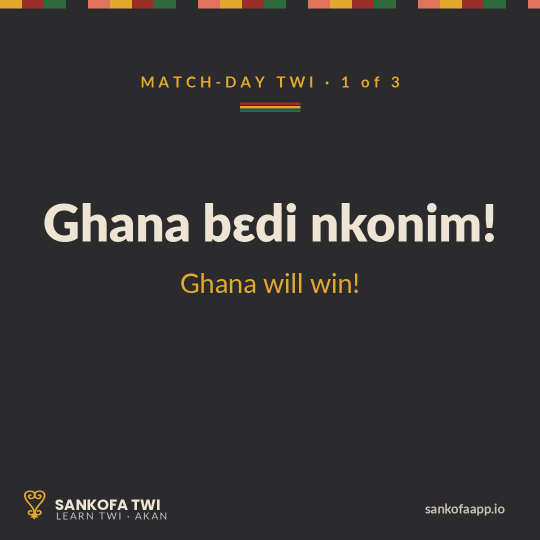
#> input picture marketing/instagram/carousel/2_phrase.png, 1080 x 1080 px, given in place of app_icon_foreground.png, which was not available (shown at 1/2 size)
$ python generate_posts.py
#> lines starting #> are read from the running program, lines starting #| are printed output that depends on the picture; pictures that were not available may be replaced by others from this repository, and a replacement may not be noted
#!/usr/bin/env python3
"""Sankofa Twi — Instagram post generator (4 pillars, 3x3 launch grid)."""
from PIL import Image, ImageDraw, ImageFont, ImageChops
import os

CHAR=(43,43,45);   CREAM=(237,228,211); TERRA=(190,82,53)
GOLD=(227,169,44); RED=(155,45,42);     GREEN=(46,107,59)
TERRACOTTA=(226,114,91); SLATE=(120,126,133)
KENTE=[GOLD,RED,GREEN,CHAR,TERRACOTTA]
S=1080
FD="/usr/share/fonts/truetype"
POP_B=f"{FD}/google-fonts/Poppins-Bold.ttf"
LATO=f"{FD}/lato/Lato-Regular.ttf"; LATO_B=f"{FD}/lato/Lato-Bold.ttf"
LATO_L=f"{FD}/lato/Lato-Light.ttf"; LATO_BLK=f"{FD}/lato/Lato-Black.ttf"
LATO_IT=f"{FD}/lato/Lato-Italic.ttf"
GLYPH_DIR="/tmp/glyphs"; ICON="../../app/assets/icon/app_icon_foreground.png"
def F(p,s): return ImageFont.truetype(p,s)

def kente_bar(d,x,y,w,h,unit=44):
    i=0;cx=x
    while cx<x+w: d.rectangle([cx,y,min(cx+unit,x+w),y+h],fill=KENTE[i%5]);cx+=unit;i+=1
def tracked(d,pos,text,font,fill,tracking=6,anchor_center=None):
    x,y=pos
    if anchor_center is not None:
        tw=sum(d.textlength(c,font=font)+tracking for c in text)-tracking; x=anchor_center-tw/2
    for c in text: d.text((x,y),c,font=font,fill=fill); x+=d.textlength(c,font=font)+tracking
def center(d,cx,y,t,f,fill): d.text((cx-d.textlength(t,font=f)/2,y),t,font=f,fill=fill)
def wrap(d,text,font,maxw):
    words=text.split();lines=[];cur=""
    for w in words:
        t=(cur+" "+w).strip()
        if d.textlength(t,font=font)<=maxw:cur=t
        else:lines.append(cur);cur=w
    if cur:lines.append(cur)
    return lines
def center_block(d,cx,y,lines,font,fill,lh):
    for ln in lines: center(d,cx,y,ln,font,fill);y+=lh
    return y
def recolor(png,color):
    im=Image.open(png).convert("RGBA");a=im.getchannel("A")
    o=Image.new("RGBA",im.size,color+(0,));o.putalpha(a);return o
def brand_glyph(color):
    fg=Image.open(ICON).convert("RGBA");L=fg.convert("L");sa=fg.getchannel("A")
    op=sa.point(lambda p:255 if p>127 else 0);lo,hi=95,155
    a=L.point(lambda p:255 if p<=lo else (0 if p>=hi else int(255*(hi-p)/(hi-lo))))
    a=ImageChops.multiply(a,op);g=Image.new("RGBA",fg.size,color+(0,));g.putalpha(a)
    return g.crop(a.getbbox())
def paste_fit(base,glyph,cx,cy,box):
    gw,gh=glyph.size;sc=min(box/gw,box/gh);nw,nh=int(gw*sc),int(gh*sc)
    base.alpha_composite(glyph.resize((nw,nh),Image.LANCZOS),(int(cx-nw/2),int(cy-nh/2)))
def frame(bg):
    img=Image.new("RGBA",(S,S),bg+(255,));d=ImageDraw.Draw(img);kente_bar(d,0,0,S,16)
    fg=CREAM if bg==CHAR else CHAR;mut=(200,196,188) if bg==CHAR else SLATE
    paste_fit(img,brand_glyph(GOLD if bg==CHAR else TERRA),70,S-70,58)
    d.text((110,S-92),"SANKOFA TWI",font=F(POP_B,30),fill=fg)
    tracked(d,(112,S-58),"LEARN TWI · AKAN",F(LATO,20),mut,tracking=3)
    rt="sankofaapp.io";f=F(LATO_B,26);d.text((S-70-d.textlength(rt,font=f),S-74),rt,font=f,fill=mut)
    return img,d,fg,mut

def word_of_day(word,pron,meaning,tip,bg=CHAR,fname="wotd"):
    img,d,fg,mut=frame(bg);cx=S/2
    tracked(d,(0,150),"TWI · WORD OF THE DAY",F(LATO_B,30),TERRA if bg==CREAM else GOLD,8,cx)
    d.line([cx-40,205,cx+40,205],fill=TERRA,width=4)
    fs=180
    while fs>90 and d.textlength(word,font=F(LATO_BLK,fs))>S-160: fs-=6
    center(d,cx,300,word,F(LATO_BLK,fs),fg)
    center(d,cx,300+fs+20,f"/ {pron} /",F(LATO_IT,44),GOLD if bg==CHAR else TERRA)
    center(d,cx,300+fs+95,meaning,F(LATO,52),fg)
    bx0,bx1,by0=120,S-120,758
    tip_f=F(LATO,30); tip_lines=wrap(d,tip,tip_f,bx1-bx0-68)[:3]
    by1=by0+74+len(tip_lines)*42+18          # auto-height to fit all lines
    d.rounded_rectangle([bx0,by0,bx1,by1],radius=28,outline=TERRA,width=3)
    tracked(d,(bx0+34,by0+26),"CHALE TIP",F(LATO_B,24),TERRA,4)
    yy=by0+74
    for ln in tip_lines: d.text((bx0+34,yy),ln,font=tip_f,fill=fg);yy+=42
    img.convert("RGB").save(f"posts/{fname}.png");return f"posts/{fname}.png"

def adinkra(name,tagline,desc,glyph_png=None,brand=False,bg=CREAM,fname="adinkra"):
    img,d,fg,mut=frame(bg);cx=S/2
    tracked(d,(0,150),"ADINKRA WISDOM",F(LATO_B,30),TERRA if bg==CREAM else GOLD,8,cx)
    d.line([cx-40,205,cx+40,205],fill=TERRA,width=4)
    gcol=GOLD if bg==CHAR else CHAR
    g=brand_glyph(gcol) if brand else recolor(glyph_png,gcol)
    paste_fit(img,g,cx,410,300)
    center(d,cx,600,name,F(POP_B,84),fg)
    center(d,cx,710,f"“{tagline}”",F(LATO_IT,44),TERRA if bg==CREAM else GOLD)
    center_block(d,cx,795,wrap(d,desc,F(LATO,32),S-220)[:3],F(LATO,32),mut,44)
    img.convert("RGB").save(f"posts/{fname}.png");return f"posts/{fname}.png"

def culture(title,rows,footnote,bg=CHAR,fname="culture"):
    img,d,fg,mut=frame(bg);cx=S/2
    tracked(d,(0,150),"CULTURE NOTE",F(LATO_B,30),TERRA if bg==CREAM else GOLD,8,cx)
    d.line([cx-40,205,cx+40,205],fill=TERRA,width=4)
    y=270
    for ln in wrap(d,title,F(POP_B,66),S-180): center(d,cx,y,ln,F(POP_B,66),fg);y+=82
    y+=30
    for left,right in rows:
        d.text((160,y),left,font=F(LATO_B,40),fill=GOLD if bg==CHAR else TERRA)
        rf=F(LATO,40);d.text((S-160-d.textlength(right,font=rf),y),right,font=rf,fill=fg)
        d.line([160,y+58,S-160,y+58],fill=(70,70,72) if bg==CHAR else (215,208,193),width=2);y+=78
    center(d,cx,y+30,footnote,F(LATO_IT,34),TERRA if bg==CREAM else GOLD)
    img.convert("RGB").save(f"posts/{fname}.png");return f"posts/{fname}.png"

def intro(fname="00_intro"):
    img,d,fg,mut=frame(CHAR);cx=S/2
#> in brand_glyph, `sa = fg.getchannel('A')`: sa: PIL image 1080x1080 L; every value is 255
#> in brand_glyph, `g.putalpha(a)`:
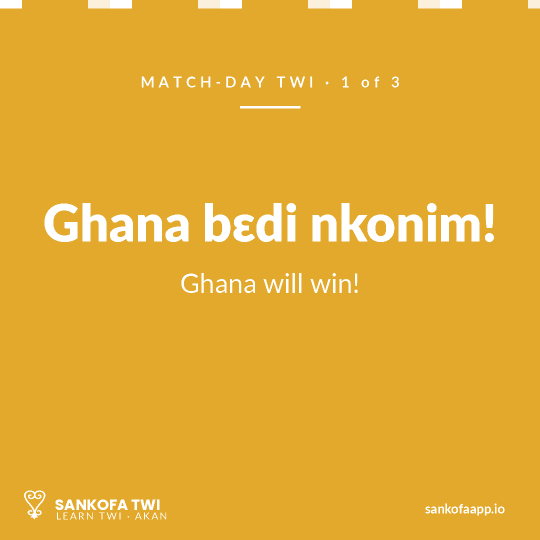
#> g: PIL image 1080x1080 RGBA (shown at 1/2 size); mean R, G, B, A 227, 169, 44, 244.5; transparent parts drawn white
#> in paste_fit, `gw, gh = glyph.size`: gw = 1080
#> in paste_fit, `sc = min(box / gw, box / gh)`: sc = 0.0537
#> in paste_fit, `nw, nh = (int(gw * sc), int(gh * sc))`: nw = 58
#> after `img, d, fg, mut = frame(CHAR)`: fg = (237, 228, 211); mut = (200, 196, 188)
    paste_fit(img,brand_glyph(GOLD),cx,360,300)
    center(d,cx,560,"Akwaaba.",F(POP_B,120),CREAM)
    center(d,cx,710,"Learn Twi. Reclaim your roots.",F(LATO_L,46),CREAM)
    label="JOIN THE BETA  ·  sankofaapp.io";f=F(LATO_B,32);tw=d.textlength(label,font=f)
#> after `tw = d.textlength(label, font=f)`: tw = 465
    d.rounded_rectangle([cx-tw/2-40,812,cx+tw/2+40,884],radius=36,fill=TERRA)
    d.text((cx-tw/2,830),label,font=f,fill=(255,255,255))
    img.convert("RGB").save(f"posts/{fname}.png");return f"posts/{fname}.png"

os.makedirs("posts",exist_ok=True);paths=[]
paths.append(intro("00_intro"))
paths.append(adinkra("Sankofa","Go back and fetch it.",
    "Learn from the past to build the future. From the proverb: it is not taboo to return for what you left behind.",
    brand=True,bg=CREAM,fname="01_adinkra_sankofa"))
#> call 3 of brand_glyph, with color = (190, 82, 53)
#> in brand_glyph (call 3), `g.putalpha(a)`:
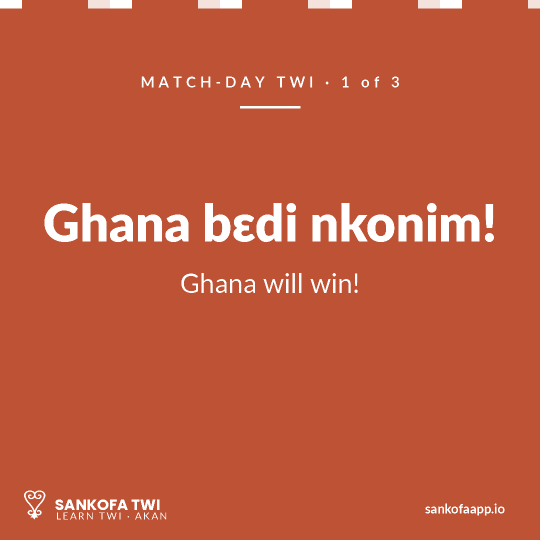
#> g: PIL image 1080x1080 RGBA (shown at 1/2 size); mean R, G, B, A 190, 82, 53, 244.5; transparent parts drawn white
#> in adinkra, `img, d, fg, mut = frame(bg)`: fg = (43, 43, 45); mut = (120, 126, 133)
#> after the loop in center_block, `for ln in lines: center(d,cx,y,ln,font,fill);y+=lh`: y = 883
paths.append(word_of_day("Akwaaba","ah-KWAA-ba","Welcome",
    "The first word you'll hear at the airport. Say it back with a smile.",bg=CHAR,fname="02_wotd_akwaaba"))
#> in word_of_day, `img, d, fg, mut = frame(bg)`: fg = (237, 228, 211); mut = (200, 196, 188)
#> after the loop in word_of_day, `while fs>90 and d.textlength(word,font=F(LATO_BLK,fs))>S-160: fs-=6`: fs = 180
#> in word_of_day, `tip_lines = wrap(d, tip, tip_f, bx1 - bx0 - 68)[:3]`: tip_lines = 2 items
#> in word_of_day, `by1=by0+74+len(tip_lines)*42+18`: by1 = 934
#> the loop in word_of_day, `for ln in tip_lines: d.text((bx0+34,yy),ln,font=tip_f,fill=fg);yy+=42` made 2 passes
#> yy on pass 1: 874
#> (ln, yy) on pass 2: ('smile.', 916)
#> after the loop in word_of_day, `for ln in tip_lines: d.text((bx0+34,yy),ln,font=tip_f,fill=fg);yy+=42`: yy = 916
paths.append(culture("What's your Akan day name?",
    [("Monday","Kwadwo / Adwoa"),("Wednesday","Kwaku / Akua"),("Friday","Kofi / Afua"),("Saturday","Kwame / Ama")],
    "Find your kra din in the app.",bg=CREAM,fname="03_culture_daynames"))
#> in culture, `img, d, fg, mut = frame(bg)`: fg = (43, 43, 45); mut = (120, 126, 133)
#> the loop in culture, `for ln in wrap(d,title,F(POP_B,66),S-180): center(d,cx,y,ln,F(POP_B,66..` made 2 passes
#> (ln, y) on passes 1 to 2: ("What's your Akan day", 352), ('name?', 434)
#> after the loop in culture, `for ln in wrap(d,title,F(POP_B,66),S-180): center(d,cx,y,ln,F(POP_B,66..`: y = 434
#> in culture, `y+=30`: y = 464
#> the loop in culture, `for left,right in rows:` made 4 passes
#> y on passes 1 to 4: 542, 620, 698, 776
#> after the loop in culture, `for left,right in rows:`: y = 776
paths.append(adinkra("Gye Nyame","Except God.",
    "The most beloved Adinkra symbol — the omnipotence of God. It even features on Ghana's 200 cedi note.",
    glyph_png=f"{GLYPH_DIR}/gyenyame.png",bg=CHAR,fname="04_adinkra_gyenyame"))
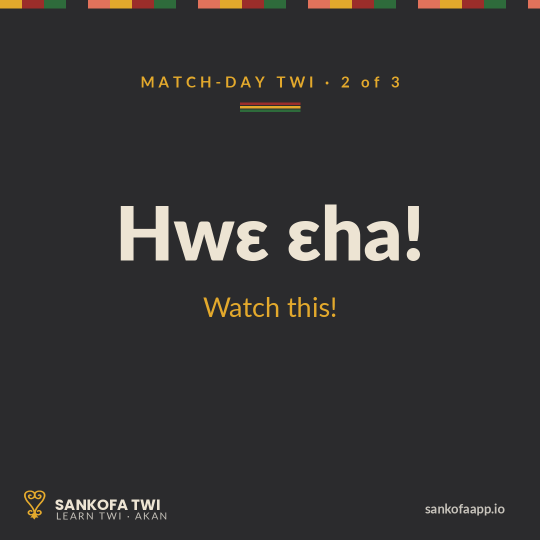
#> input picture marketing/instagram/carousel/3_phrase.png, 1080 x 1080 px, given in place of gyenyame.png, which was not available (shown at 1/2 size)
paths.append(word_of_day("Medaase","meh-DAA-si","Thank you",
    "Add 'paa' for extra warmth: Medaase paa = thank you very much.",bg=CREAM,fname="05_wotd_medaase"))
#> call 2 of word_of_day, with word = 'Medaase', pron = 'meh-DAA-si', meaning = 'Thank you', bg = (237, 228, 211), fname = '05_wotd_medaase'
#> in word_of_day (call 2), `img, d, fg, mut = frame(bg)`: fg = (43, 43, 45); mut = (120, 126, 133)
#> after the loop in word_of_day (call 2), `while fs>90 and d.textlength(word,font=F(LATO_BLK,fs))>S-160: fs-=6`: fs = 180
#> the loop in word_of_day (call 2), `for ln in tip_lines: d.text((bx0+34,yy),ln,font=tip_f,fill=fg);yy+=42` made 2 passes
#> after the loop in word_of_day (call 2), `for ln in tip_lines: d.text((bx0+34,yy),ln,font=tip_f,fill=fg);yy+=42`: yy = 916
#> in word_of_day (call 2), `img.convert('RGB').save(f'posts/{fname}.png')`:
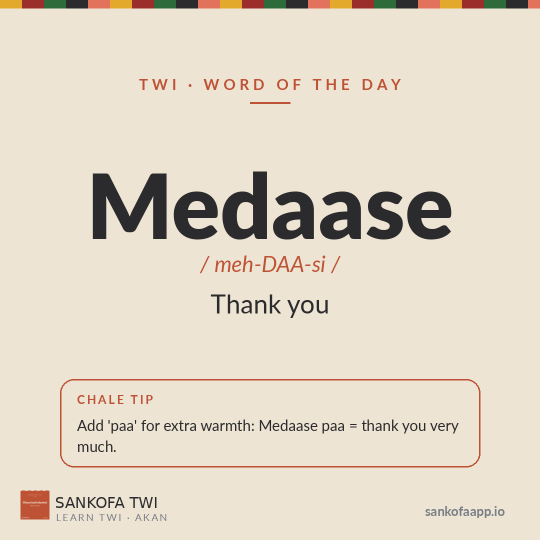
#> saved as 05_wotd_medaase.png: PIL image 1080x1080 RGB (shown at 1/2 size); mean R, G, B 225.8, 215.4, 198.8
paths.append(word_of_day("Ɛte sɛn?","eh-TEH-sen","How are you?",
    "Reply 'Ɛyɛ' (eh-YEH) — 'I'm good.' Your first full exchange.",bg=CHAR,fname="06_wotd_etesen"))
paths.append(adinkra("Dwennimmen","Strength in humility.",
    "The ram's horns: even the strong stay humble. It anchors the University of Ghana's crest.",
    glyph_png=f"{GLYPH_DIR}/dwennimmen.png",bg=CREAM,fname="07_adinkra_dwennimmen"))
#> call 3 of adinkra, with name = 'Dwennimmen', tagline = 'Strength in humility.', glyph_png = '/tmp/glyphs/dwennimmen.png', brand = False, bg = (237, 228, 211), fname = '07_adinkra_dwennimmen'
#> in adinkra (call 3), `img, d, fg, mut = frame(bg)`: fg = (43, 43, 45); mut = (120, 126, 133)
#> in adinkra (call 3), `img.convert('RGB').save(f'posts/{fname}.png')`:
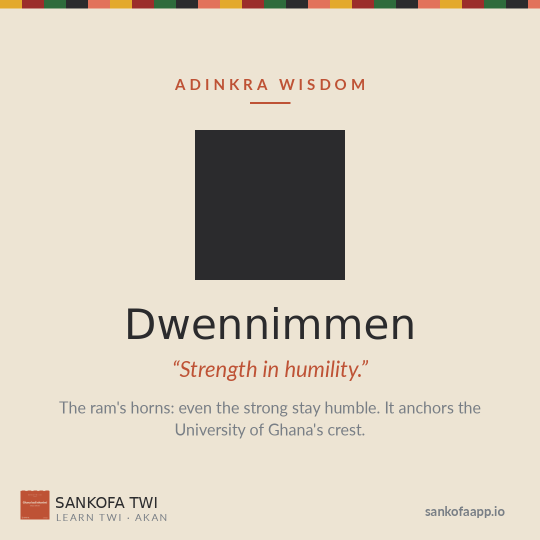
#> saved as 07_adinkra_dwennimmen.png: PIL image 1080x1080 RGB (shown at 1/2 size); mean R, G, B 217.3, 207.8, 192.2
paths.append(culture("Greet like a local",
    [("Maakye","good morning"),("Maaha","good afternoon"),("Maadwo","good evening")],
    "One greeting a day. You've got this.",bg=CHAR,fname="08_culture_greetings"))
#> the loop in culture (call 2), `for ln in wrap(d,title,F(POP_B,66),S-180): center(d,cx,y,ln,F(POP_B,66..` made 1 pass
#> the loop in culture (call 2), `for left,right in rows:` made 3 passes
#> y on passes 1 to 3: 460, 538, 616

# ── WORLD CUP CAROUSEL — "Match-Day Starter Pack" (1080 cards) ────────────────
os.makedirs("carousel",exist_ok=True)
def tricolour_line(d,cx,y):
    for i,col in enumerate([RED,GOLD,GREEN]): d.rectangle([cx-60,y+i*7,cx+60,y+4+i*7],fill=col)
def wc_phrase(kicker,twi,meaning,fname):
    img,d,fg,mut=frame(CHAR);cx=S/2
    tracked(d,(0,150),kicker,F(LATO_B,30),GOLD,8,cx);tricolour_line(d,cx,205)
    fs=150
    while fs>70 and d.textlength(twi,font=F(LATO_BLK,fs))>S-140: fs-=6
    center(d,cx,400,twi,F(LATO_BLK,fs),CREAM)
    center(d,cx,400+fs+40,meaning,F(LATO,54),GOLD)
    img.convert("RGB").save(f"carousel/{fname}.png")
def wc_cover(fname):
#> called with fname = '1_cover'
    img,d,fg,mut=frame(CHAR);cx=S/2
#> after `img, d, fg, mut = frame(CHAR)`: fg = (237, 228, 211); mut = (200, 196, 188)
    for i,col in enumerate([RED,GOLD,GREEN]): d.rectangle([0,150+i*20,S,170+i*20],fill=col)
    tracked(d,(0,250),"MATCH-DAY STARTER PACK",F(LATO_B,34),GOLD,6,cx)
    center(d,cx,330,"Ghana vs Colombia",F(POP_B,82),CREAM)
    paste_fit(img,recolor(f"{GLYPH_DIR}/gyenyame.png",GOLD),cx,600,250)
    center(d,cx,780,"Swipe for 3 phrases to talk",F(LATO_L,44),CREAM)
    center(d,cx,838,"noise in Twi  →",F(LATO_B,48),GOLD)
    img.convert("RGB").save(f"carousel/{fname}.png")
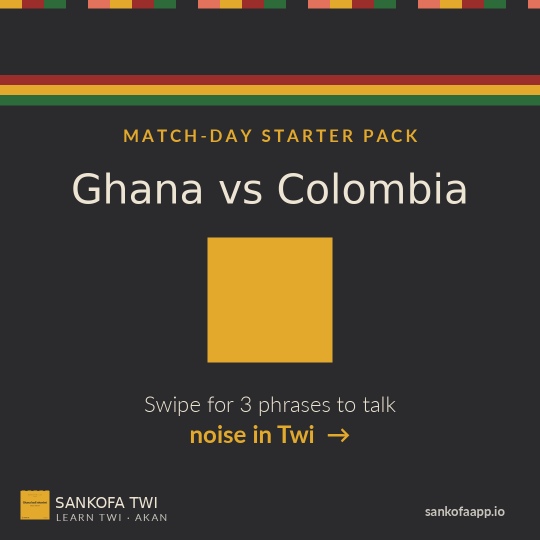
#> saved as 1_cover.png: PIL image 1080x1080 RGB (shown at 1/2 size); mean R, G, B 64.7, 58.3, 47.9
#> in wc_phrase, `img, d, fg, mut = frame(CHAR)`: fg = (237, 228, 211); mut = (200, 196, 188)
#> the loop in wc_phrase, `while fs>70 and d.textlength(twi,font=F(LATO_BLK,fs))>S-140: fs-=6` made 8 passes
#> fs on passes 1 to 8: 144, 138, 132, 126, 120, 114, 108, 102
#> after the loop in wc_phrase, `while fs>70 and d.textlength(twi,font=F(LATO_BLK,fs))>S-140: fs-=6`: fs = 102
#> call 2 of wc_phrase, with kicker = 'MATCH-DAY TWI · 2 of 3', twi = 'Hwɛ ɛha!', meaning = 'Watch this!', fname = '3_phrase'
#> after the loop in wc_phrase (call 2), `while fs>70 and d.textlength(twi,font=F(LATO_BLK,fs))>S-140: fs-=6`: fs = 150
#> in wc_phrase (call 2), `img.convert("RGB").save(f"carousel/{fname}.png")`:
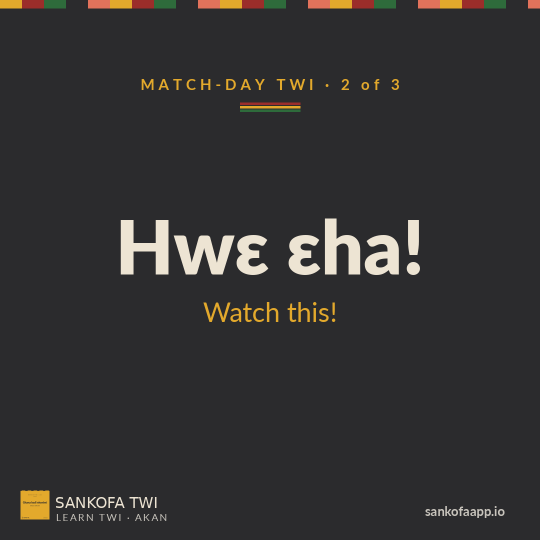
#> saved as 3_phrase.png: PIL image 1080x1080 RGB (shown at 1/2 size); mean R, G, B 51.2, 49.8, 49.6
def wc_cta(fname):
#> called with fname = '5_cta'
    img,d,fg,mut=frame(CHAR);cx=S/2
#> after `img, d, fg, mut = frame(CHAR)`: fg = (237, 228, 211); mut = (200, 196, 188)
    paste_fit(img,brand_glyph(GOLD),cx,330,240)
    center(d,cx,520,"Say it like you mean it.",F(POP_B,64),CREAM)
    center(d,cx,620,"Learn match-day Twi — free,",F(LATO_L,44),CREAM)
    center(d,cx,674,"with real audio, before kickoff.",F(LATO_L,44),CREAM)
    label="JOIN THE BETA  ·  sankofaapp.io";f=F(LATO_B,34);tw=d.textlength(label,font=f)
#> after `tw = d.textlength(label, font=f)`: tw = 494.1
    d.rounded_rectangle([cx-tw/2-44,780,cx+tw/2+44,856],radius=38,fill=TERRA)
    d.text((cx-tw/2,798),label,font=f,fill=(255,255,255))
    img.convert("RGB").save(f"carousel/{fname}.png")
wc_cover("1_cover")
wc_phrase("MATCH-DAY TWI · 1 of 3","Ghana bɛdi nkonim!","Ghana will win!","2_phrase")
wc_phrase("MATCH-DAY TWI · 2 of 3","Hwɛ ɛha!","Watch this!","3_phrase")
wc_phrase("MATCH-DAY TWI · 3 of 3","Yɛn ara asaase ni","This is our land.","4_phrase")
wc_cta("5_cta")
wcs=Image.new("RGB",(360*5+30,375),(255,255,255))
for i,fn in enumerate(["1_cover","2_phrase","3_phrase","4_phrase","5_cta"]):
    wcs.paste(Image.open(f"carousel/{fn}.png").resize((350,350)),(5+i*360,12))
wcs.save("carousel_sheet.png");print("carousel: 5 cards")
#| carousel: 5 cards

cell=360;sheet=Image.new("RGB",(cell*3+40,cell*3+40),(255,255,255))
for i,p in enumerate(paths):
    im=Image.open(p).resize((cell-8,cell-8));r,c=divmod(i,3);sheet.paste(im,(10+c*cell+4,10+r*cell+4))
sheet.save("contact_sheet.png");print("posts:",len(paths))
#| posts: 9
